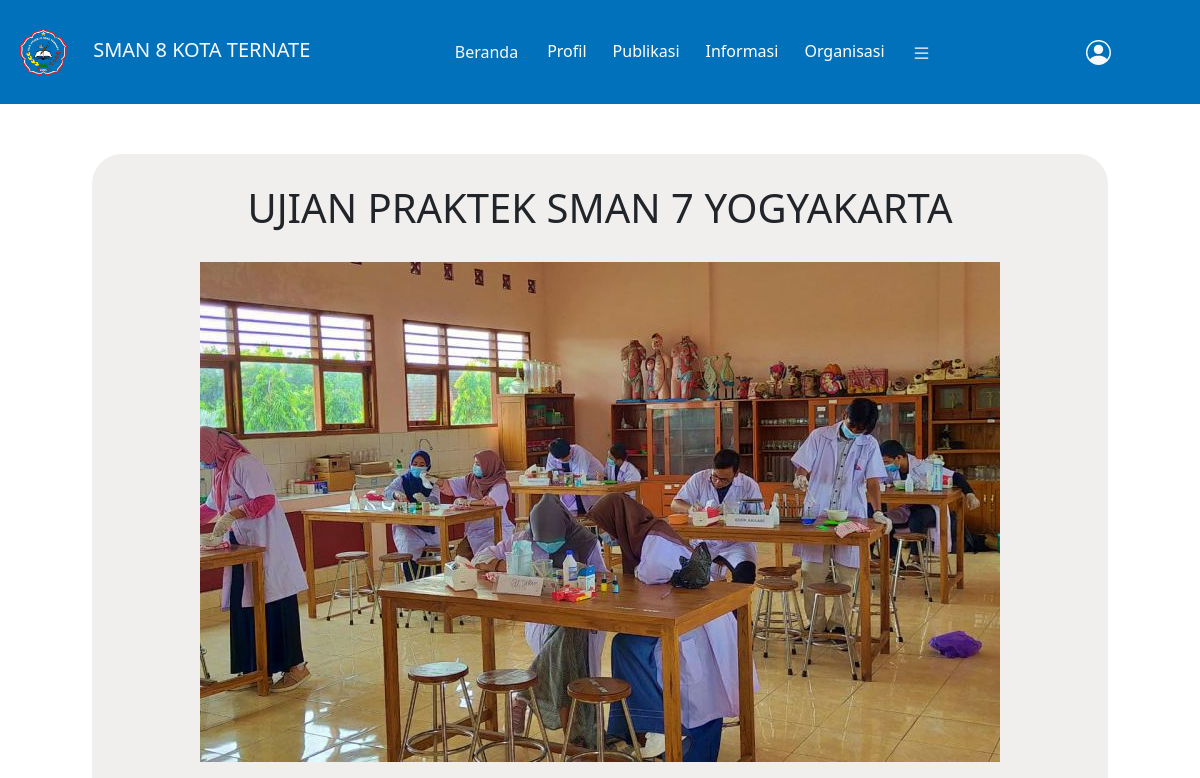
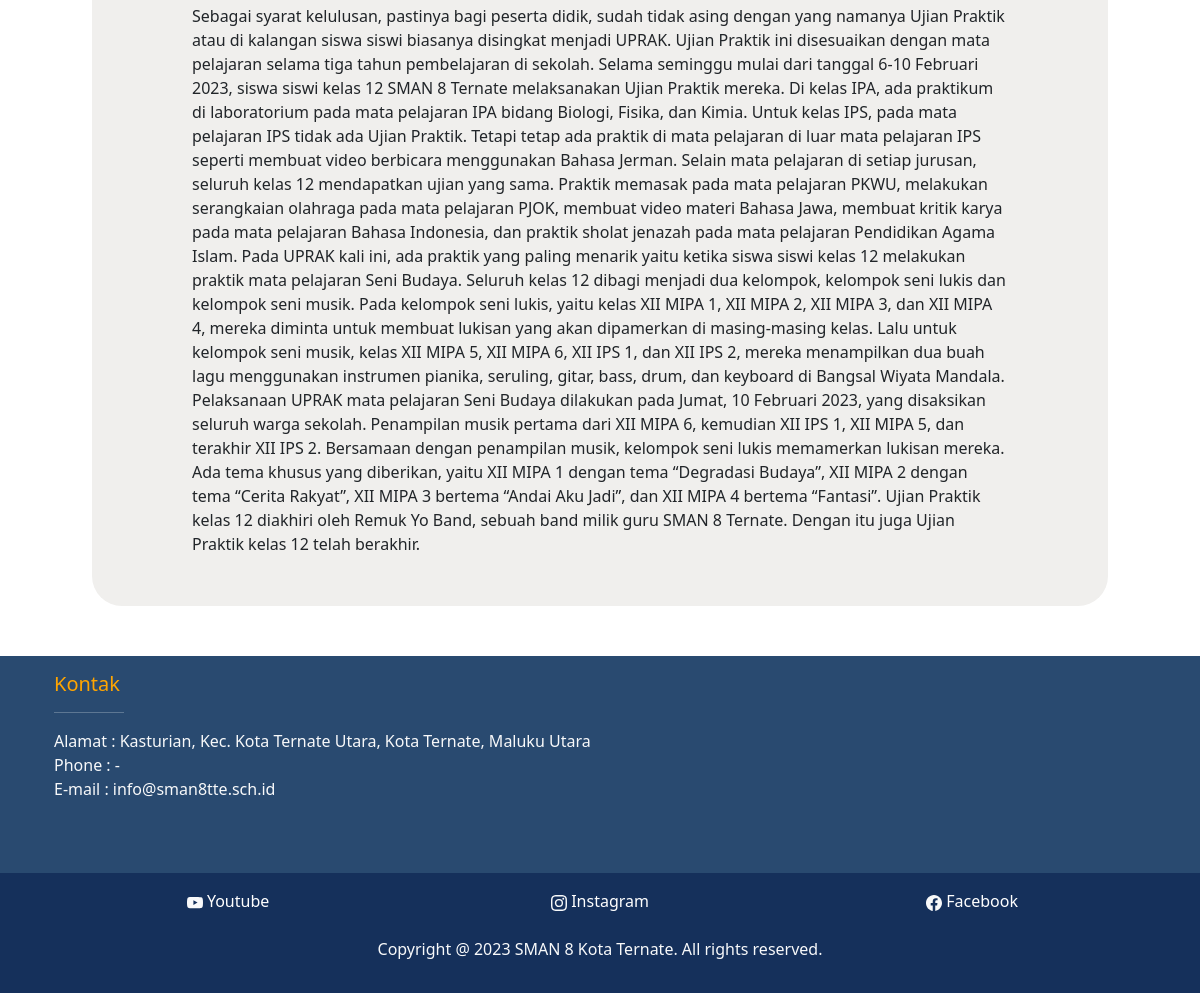
Screenshot of /beritadetail.php?idberita=1 with the database file from the repository (2 pictures, top to bottom).
### tables this page shows
CREATE TABLE `berita` (
  `idberita` int(100) NOT NULL,
  `judul` varchar(100) NOT NULL,
  `isi` varchar(10000) NOT NULL,
  `foto` varchar(255) NOT NULL
);

### beritadetail.php (the view, shortened to what this page needs)
<!DOCTYPE html>
<html lang="en">
<head>
    <link href="https://cdn.jsdelivr.net/npm/bootstrap@5.3.0-alpha3/dist/css/bootstrap.min.css" rel="stylesheet">
     <link rel="stylesheet" type="text/css" href="css1.css">
     <link rel="stylesheet" type="text/css" href="background.css">
     <link rel="stylesheet" href="https://unpkg.com/aos@next/dist/aos.css" />
</head>
<body>
    <header>
        <nav class="navbar" style="background-color: #0171BB;">
            <div class="container mx-1 px-1 py-1" data-aos="fade-down">
                <a class="navbar-brand text-light" href="#"><img style="width: 80px; padding-right: 10px;" src="logo.png" alt=""> SMAN 8 KOTA TERNATE</a>
                <ul class="nav justify-content-center">
                    <li class="nav-item">
                        <a class="nav-link text-light" href="Dashboardd.php">Beranda</a>
                    </li>
                    <li class="nav-item">
                        <div class="dropdown">
                            <button type="button" class="btn dropdown" data-bs-toggle="dropdown" style="color: white;">
                               Profil
                            </button>
                        </div>
                    </li>
                    <li class="nav-item">
                        <div class="dropdown">
                            <button type="button" class="btn dropdown" data-bs-toggle="dropdown" style="color: white;">
                               Publikasi
                            </button>
                        </div>
                    </li>
                    <li class="nav-item">
                        <div class="dropdown">
                            <button type="button" class="btn dropdown" data-bs-toggle="dropdown" style="color: white;">
                               Informasi
                            </button>
                        </div>
                    </li>
                    <li class="nav-item">
                        <div class="dropdown">
                            <button type="button" class="btn dropdown" data-bs-toggle="dropdown" style="color: white;">
                               Organisasi
                            </button>
                        </div>
                    </li>
                    <li class="nav-item">
                        <div class="dropdown">
                            <button type="button" class="btn dropdown" data-bs-toggle="dropdown" style="color: white;">
                            </button>
                        </div>
                    </li>
                  </ul>
                <ul class="nav justify-content-end">
                <div class="dropdown">
                            <button type="button" class="btn dropdown" data-bs-toggle="dropdown" style="color: white;">
                            <a class="nav-link text-light" href="Home.html">
                            </a>
                            </button>
                        </div>
                </ul>
            </div>
        </nav>
    </header>
    <div class="container">
    <?php
    require_once('koneksi.php');
    $id = $_GET['idberita'];
    $sql = "SELECT * FROM berita WHERE idberita = $id";
    $result = $koneksi->query($sql);
 ?>
    <div class= "box-container">
    <?php
    if ($result->num_rows > 0) {
        $row = $result->fetch_assoc();
        echo "<h1>" . $row['judul'] . "</h1>";
        echo "<img src='imgberita/" . $row['foto'] . "' alt=''>";
        echo "<span>" . $row['isi'] . "</span>";
    } else {
        echo "Data tidak ditemukan.";
    } ?>
    </div>
</div>
    <div data-aos="fade-up" data-aos-anchor-placement="center-bottom">
    <footer class="footer mt-auto py-3" style="background-color: #294A70;" >
        <div class="container">
            <div class="container text-left text-light mb-3">
                <h5>Kontak</h5>
                <hr style="width: 70px; size: 6;">
            <p>
                Alamat : Kasturian, Kec. Kota Ternate Utara, Kota Ternate, Maluku Utara <br>
                Phone : - <br>
                E-mail : info@sman8tte.sch.id <br>
            </p>
             <br>
            </div>
        </div>
    </footer>
    <footer class="footer mt-auto py-3" style="background-color: #15305B;">
        <div class="container">
            <div class="container text-center text-light mb-3">
                <div class="row">
                  <div class="col">
                    <a href="https://www.youtube.com/@smanegeri8kotaternate192">Youtube</a>
                  </div>
                  <div class="col">
                    <a href="https://www.instagram.com/sman8kotaternate/">Instagram</a>
                  </div>
                  <div class="col">
                    <a href="https://www.facebook.com/pages/Sman-8-Kota-Ternate/990401890993535">Facebook</a>
                  </div>
                </div>
             <br>
              Copyright @ 2023 SMAN 8 Kota Ternate. All rights reserved.
        </div>
      </footer>
    </div>
</body>
</html>

### css1.css (style rules this page uses)
.container h5 { color: orange; }
.col a { text-decoration: none; color: white; }

### background.css (style rules this page uses)
.container h5 { color: orange; }

### beritadetail.php (style rules this page uses)
.box-container { background-color: #f0efed; margin: 50px; padding-left: 100px; padding-right: 100px; border-radius: 30px; padding-bottom: 50px; }
.box-container h1 { padding-top: 30px; font-size: 40px; margin-bottom: 30px; text-align: center; }
.box-container img { max-width: 100%; max-height: 1550px; height: auto; margin-bottom: 20px; margin-left: auto; margin-right: auto; display: block; }

### rows the page displays
berita: judul "UJIAN PRAKTEK SMAN 7 YOGYAKARTA", foto (picture), isi "Sebagai syarat kelulusan, pastinya bagi peserta didik, sudah tidak asing dengan yang namanya Ujian Praktik atau di kalangan siswa siswi biasanya disingkat menjadi UPRAK. Ujian Praktik ini disesuaikan dengan mata pelajaran selama tiga tahun pembelajaran di sekolah. Selama seminggu mulai dari tanggal 6-10 Februari 2023, siswa siswi kelas 12 SMAN 8 Ternate melaksanakan Ujian Praktik mereka. Di kelas IPA, ada praktikum di laboratorium pada mata pelajaran IPA bidang Biologi, Fisika, dan Kimia. Untuk kelas IPS, pada mata pelajaran IPS tidak ada Ujian Praktik. Tetapi tetap ada praktik di mata pelajaran di luar mata pelajaran IPS seperti membuat video berbicara menggunakan Bahasa Jerman. Selain…"
